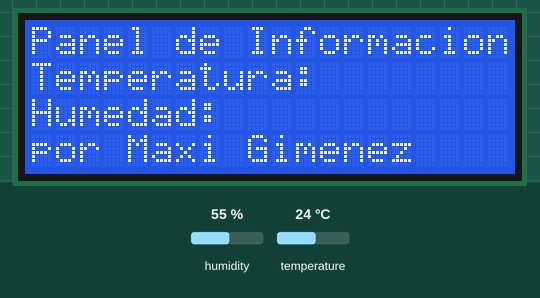
A sketch run on a simulated ESP32. Shown: 20×4 character LCD. The test bench sets the inputs (shaded band); at power-on: humidity 55 %, temperature 24 °C. WiFi joins after 1.5 s; servers stay silent unless stated; no MQTT or app messages arrive unless stated; what the sketch prints to the serial monitor is not drawn.

Above: at 1.7 s.
At 5.8 s:
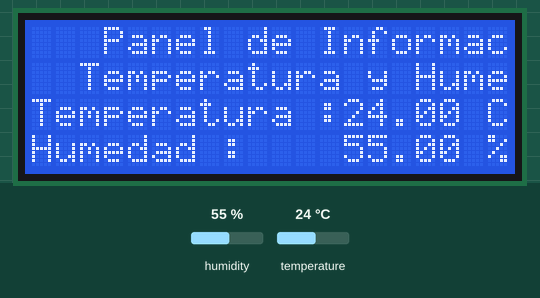
5.9 s: humidity set to 22 %
At 8.3 s:
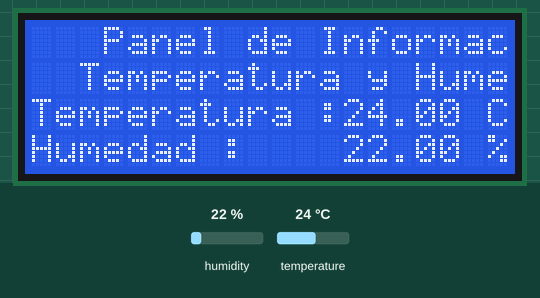
10.4 s: temperature set to 12 °C
At 12.6 s:
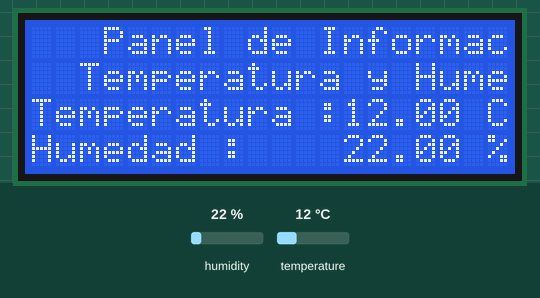
14.7 s: humidity set to 40 %
At 16.9 s:
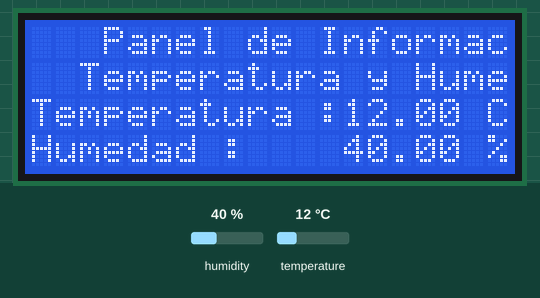
19.0 s: temperature set to 19 °C
Timing chart, 0 to 22.0 s (numbered marks = the images above; inputs shaded):
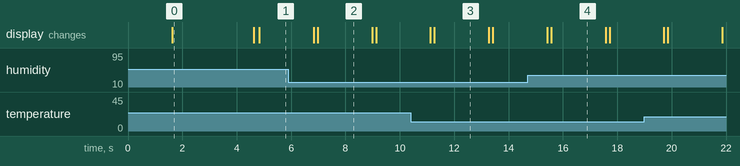

Measured:
- after the input at 5.9 s, the display: first differs from a run without the input after 1.1 s (image 2)
- after the input at 10.4 s, the display: first differs from a run without the input after 0.87 s (image 3)
- after the input at 14.7 s, the display: first differs from a run without the input after 0.87 s (image 4)
- what the display in image 0 shows lasts 3.0 s, from 1.6 s to 4.6 s
- what the display in image 2 shows lasts 2.0 s, from 7.0 s to 9.0 s

The sketch:

sketch.ino
```cpp
#include <Wire.h>
#include <Adafruit_Sensor.h>
#include <DHT.h>
#include <LiquidCrystal_I2C.h>
#include <WiFi.h>
#include <PubSubClient.h>

// Definición de pines del sensor DHT
#define DHTPIN 4
#define DHTTYPE DHT22
DHT dht(DHTPIN, DHTTYPE);

// Dirección I2C para la pantalla LCD
LiquidCrystal_I2C lcd(0x27, 20, 4);

// Configuración de WiFi
const char* ssid = "Wokwi-GUEST";
const char* password = "";

// Configuración del Servidor MQTT
const char* mqtt_server = "iotpintar.net";
const int mqtt_port = 1883;
const char* mqtt_user = "";
const char* mqtt_password = "";

// Objetos del cliente WiFi y MQTT
WiFiClient espClient;
PubSubClient client(espClient);

float humedad;
float temperatura;

void configurar_wifi() {
  delay(10);
  // Comenzar conectándose a la red WiFi
  Serial.println();
  Serial.print("Conectándose a ");
  Serial.println(ssid);

  WiFi.mode(WIFI_STA);
  WiFi.begin(ssid, password);

  while (WiFi.status() != WL_CONNECTED) {
    delay(500);
    Serial.print(".");
  }

  randomSeed(micros());

  Serial.println("");
  Serial.println("WiFi conectado");
  Serial.println("Dirección IP: ");
  Serial.println(WiFi.localIP());
}

void setup() {
  Serial.begin(115200);

  configurar_wifi();

  // Inicializar cliente MQTT
  client.setServer(mqtt_server, mqtt_port);
  // Configurar la función de devolución de llamada cuando llega un mensaje
  client.setCallback(callback);

  // Inicializar el sensor DHT
  dht.begin();

  // Inicializar la pantalla LCD
  lcd.init();
  lcd.backlight();
  lcd.setCursor(0, 0);
  lcd.print("Panel de Informacion");
  lcd.setCursor(0, 1);
  lcd.print("Temperatura:");
  lcd.setCursor(0, 2);
  lcd.print("Humedad:");
  lcd.setCursor(0, 3);
  lcd.print("por Maxi Gimenez");
  delay(3000);
  lcd.clear();
}

// Función de devolución de llamada MQTT
void callback(char* topic, byte* payload, unsigned int length) {
  // Esta función se llamará cuando llegue un mensaje desde el servidor MQTT
  // Puedes agregar la lógica apropiada aquí.
}

void reconectar() {
  // Reintentar la conexión hasta que el cliente esté conectado al servidor MQTT
  while (!client.connected()) {
    Serial.print("Intentando conectar al servidor MQTT...");
    if (client.connect("ClienteESP32", mqtt_user, mqtt_password)) {
      Serial.println("Conectado al servidor MQTT");
    } else {
      Serial.print("Fallo, código de estado = ");
      Serial.print(client.state());
      Serial.println(" Intentando nuevamente en 5 segundos");
      delay(5000);
    }
  }
}

void loop() {
  if (!client.connected()) {
    reconectar();
  }
  client.loop();

  humedad = dht.readHumidity();
  temperatura = dht.readTemperature();

  if (isnan(humedad) || isnan(temperatura)) {
    Serial.println("Error al leer datos del sensor DHT22");
    return;
  }
  lcd.init();
  lcd.backlight();
  lcd.setCursor(3, 0);
  lcd.print("Panel de Informacion");
  lcd.setCursor(2, 1);
  lcd.print("Temperatura y Humedad");
  lcd.setCursor(0, 2);
  lcd.print("Temperatura :");
  lcd.setCursor(13, 2);
  lcd.print(temperatura);
  lcd.setCursor(19, 2);
  lcd.print("C");

  lcd.setCursor(0, 3);
  lcd.print("Humedad :");
  lcd.setCursor(13, 3);
  lcd.print(humedad);
  lcd.setCursor(19, 3);
  lcd.print("%");

  // Enviar datos al servidor MQTT
  String topic_humedad = "polines/Ik2c/33422202/RH";
  String topic_temperatura = "polines/Ik2c/33422202/RT";
  client.publish(topic_humedad.c_str(), String(humedad).c_str());
  client.publish(topic_temperatura.c_str(), String(temperatura).c_str());

  delay(2000);
  lcd.clear();
}
```
